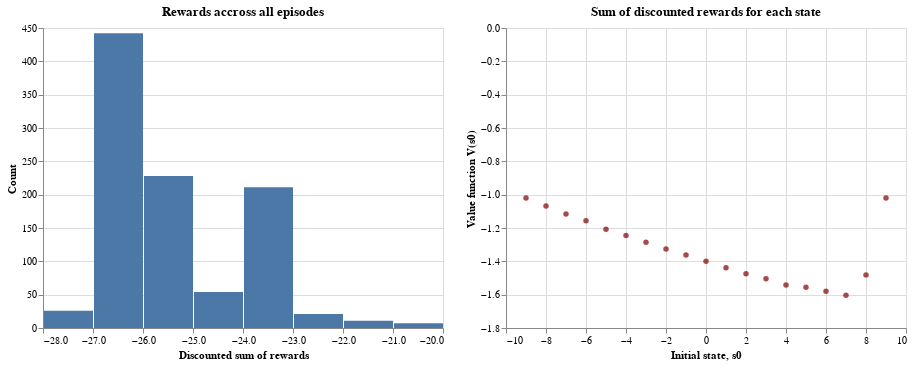

The code cell stored with this chart in its notebook:
### Code cell
# Figures 2.2 and 2.3
driver.plot_fig_2_2(left_value_functions) | driver.plot_fig_2_3(left_value_functions)

### Figure 1 — Vega-Lite specification as saved in the notebook (floating-point values rounded to 4 significant figures; data arrays with more than 128 entries replaced by an {"elided": "..."} marker saying what was removed)
{"config": {"view": {"continuousWidth": 400, "continuousHeight": 300}}, "hconcat": [{"data": {"name": "data-2d4ade7c072f39b55cfe7a8e8e8e952b"}, "mark": "bar", "encoding": {"x": {"bin": true, "field": "beta^t_reward", "title": "Discounted sum of rewards", "type": "quantitative"}, "y": {"aggregate": "count", "title": "Count", "type": "quantitative"}}, "title": "Rewards accross all episodes"}, {"data": {"name": "data-c582b91c60eba30a8a447944ad99de44"}, "mark": {"type": "circle", "color": "maroon"}, "encoding": {"x": {"field": "initial_state", "title": "Initial state, s0", "type": "quantitative"}, "y": {"field": "beta^t_reward", "title": "Value function V(s0)", "type": "quantitative"}}, "title": "Sum of discounted rewards for each state"}], "$schema": "https://vega.github.io/schema/vega-lite/v4.17.0.json", "datasets": {"data-2d4ade7c072f39b55cfe7a8e8e8e952b": {"elided": "1000 records"}, "data-c582b91c60eba30a8a447944ad99de44": [{"initial_state": -9, "beta^t_reward": -1.019}, {"initial_state": -8, "beta^t_reward": -1.067}, {"initial_state": -7, "beta^t_reward": -1.116}, {"initial_state": -6, "beta^t_reward": -1.156}, {"initial_state": -5, "beta^t_reward": -1.208}, {"initial_state": -4, "beta^t_reward": -1.245}, {"initial_state": -3, "beta^t_reward": -1.285}, {"initial_state": -2, "beta^t_reward": -1.326}, {"initial_state": -1, "beta^t_reward": -1.361}, {"initial_state": 0, "beta^t_reward": -1.399}, {"initial_state": 1, "beta^t_reward": -1.438}, {"initial_state": 2, "beta^t_reward": -1.474}, {"initial_state": 3, "beta^t_reward": -1.504}, {"initial_state": 4, "beta^t_reward": -1.542}, {"initial_state": 5, "beta^t_reward": -1.556}, {"initial_state": 6, "beta^t_reward": -1.58}, {"initial_state": 7, "beta^t_reward": -1.604}, {"initial_state": 8, "beta^t_reward": -1.481}, {"initial_state": 9, "beta^t_reward": -1.02}]}}
